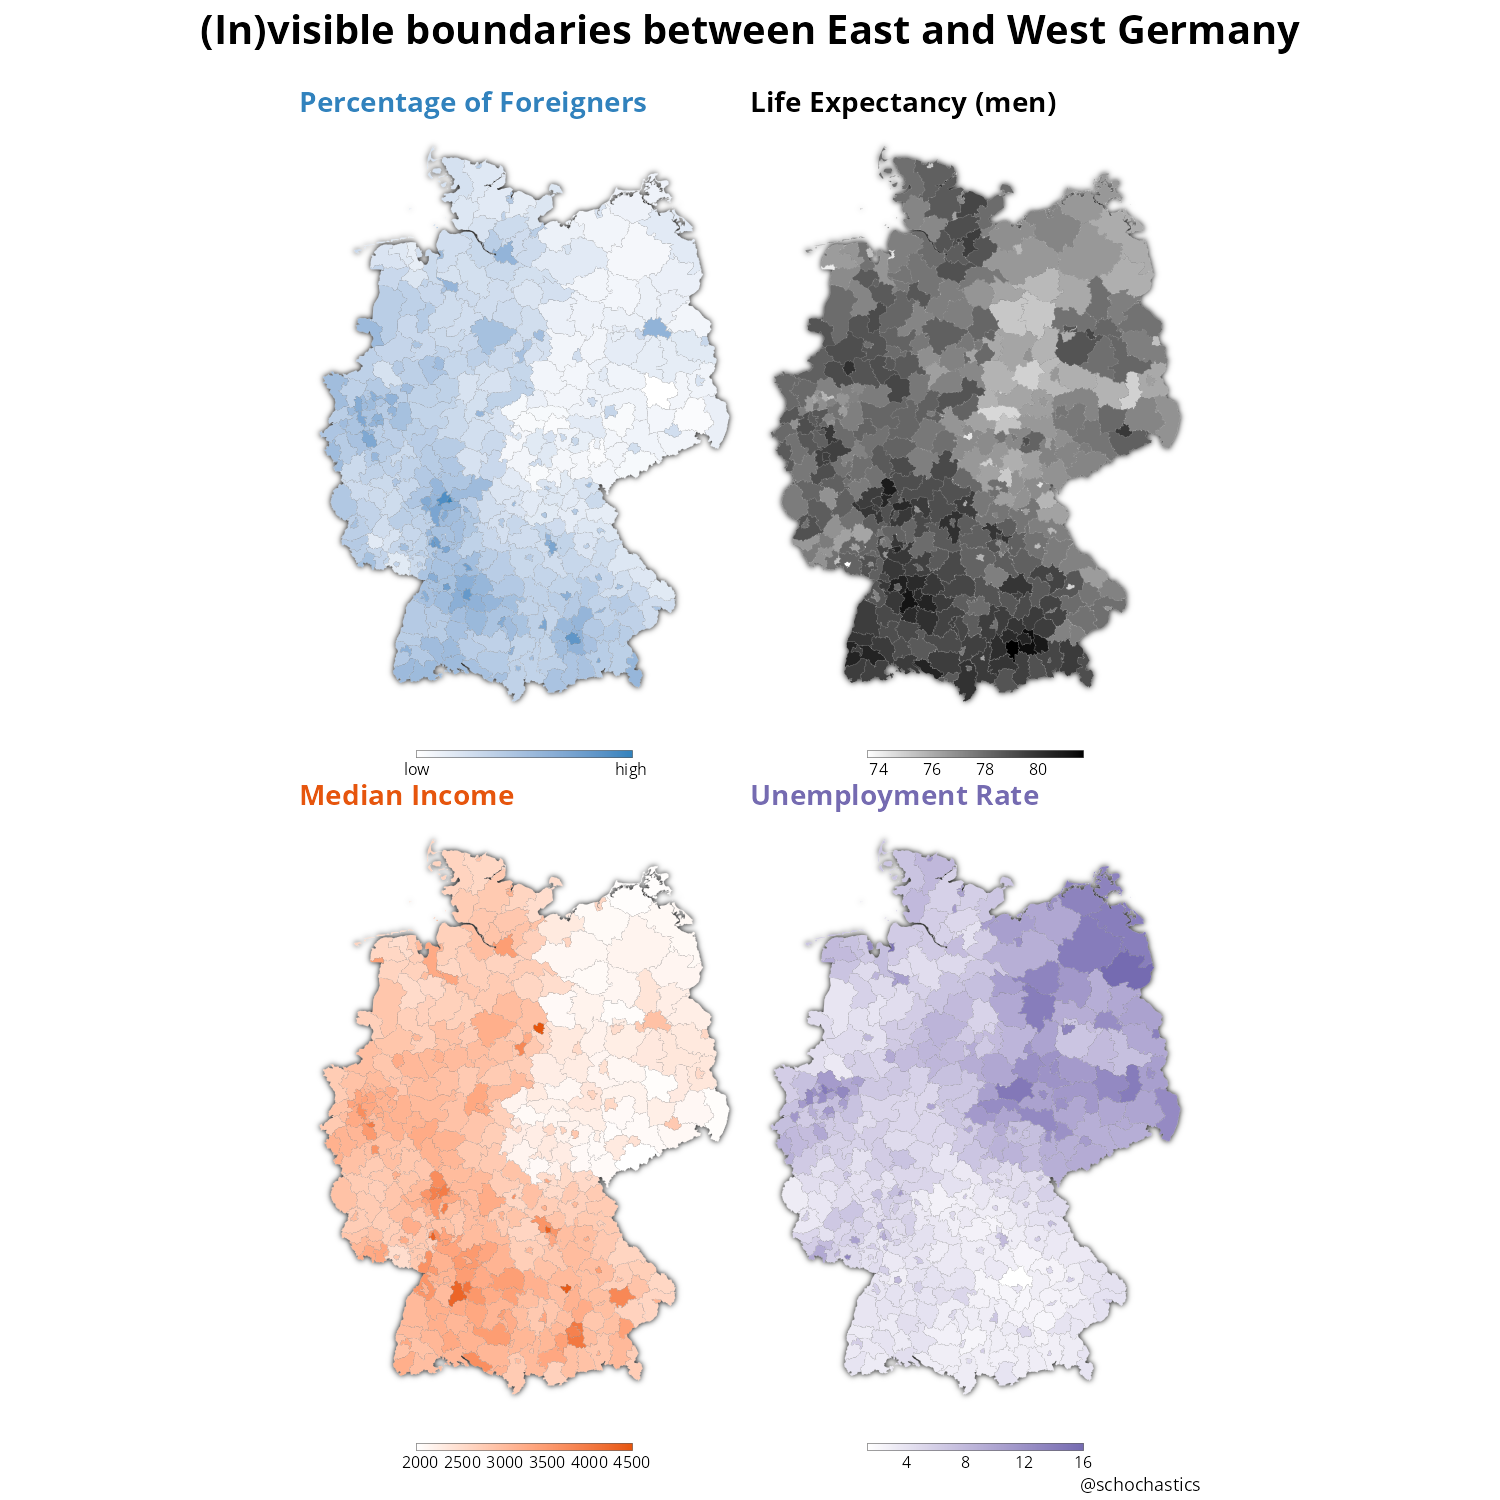

Here is the R script that generated this plot:
# https://www.landatlas.de/daten.html
# https://www.washingtonpost.com/news/worldviews/wp/2014/10/31/the-berlin-wall-fell-25-years-ago-but-germany-is-still-divided/
# https://www.zeit.de/feature/german-unification-a-nation-divided
library(tidyverse)
library(sf)
library(patchwork)

ger <- st_read("germany/georef-germany-kreis-millesime.shp")
ger$krs_code[ger$krs_code=="03159"] <- "03152"

clean_stats <- function(file){
  dat <- readxl::read_xlsx(file) %>% janitor::clean_names()
  dat$krs_code <- str_remove_all(as.character(dat$krs1214),"000$") %>% 
    str_replace_all("2e\\+06","02000") %>% 
    str_replace_all("1\\.1e\\+07","11000") %>% 
    str_pad(5,"left","0")
  dat <- dat %>% select(-ends_with("typ"))
  names(dat)[3] <- "value"
  select(dat,krs_code,value)
}
main_colors <- c("#3182bd","#31a354","#e6550d","#756bb1","black")
bev1 <- clean_stats("Bevoelkerung_Auslaender.xlsx")
# bev2 <- clean_stats("Bevoelkerung_insgesamt.xlsx")
bev3 <- clean_stats("Lebenserwartung_maennlich.xlsx")
bev4 <- clean_stats("Einkuenfte.xlsx")
bev5 <- clean_stats("ALQ_gemittelt.xlsx")

title_size <- 28
label_size <- 16

p1 <- ger %>% left_join(bev1,by="krs_code") %>% 
  ggplot()+
  ggfx::with_outer_glow(geom_sf(aes(fill=value),col="white",size=0.05))+
  scale_fill_gradient(low="white",high=main_colors[1],name="",trans="sqrt",
                      breaks=c(1,32),labels=c("low","high"))+
  theme_void()+
  theme(
    plot.title = element_text(size = title_size, colour = main_colors[1],family="Open Sans",face="bold"),
    legend.position = "bottom",
    plot.background = element_rect(fill="white",color=NA))+
  guides(fill = guide_colourbar(barwidth = 15, barheight = 0.5,ticks = FALSE,
                                frame.colour = "black",title.position = "top",
                                label.theme = element_text(size=label_size,family = "Open Sans")))+
  labs(title="Percentage of Foreigners")

p2 <- ger %>% left_join(bev3,by="krs_code") %>% 
  ggplot()+
  ggfx::with_outer_glow(geom_sf(aes(fill=value),col="white",size=0.05))+
  scale_fill_gradient(low="white",high="black",name="")+
  theme_void()+
  theme(
    plot.title = element_text(size = title_size, colour = "black",family="Open Sans",face="bold"),
    legend.position = "bottom",
    plot.background = element_rect(fill="white",color=NA))+
  guides(fill = guide_colourbar(barwidth = 15, barheight = 0.5,ticks = FALSE,
                                frame.colour = "black",title.position = "top",
                                label.theme = element_text(size=label_size,family = "Open Sans")))+
  labs(title="Life Expectancy (men)")

p3 <- ger %>% left_join(bev4,by="krs_code") %>% 
  ggplot()+
  ggfx::with_outer_glow(geom_sf(aes(fill=value),col="white",size=0.05))+
  scale_fill_gradient(low="white",high=main_colors[3],name="")+
  theme_void()+
  theme(
    plot.title = element_text(size = title_size, colour = main_colors[3],family="Open Sans",face="bold"),
    legend.position = "bottom",
    plot.background = element_rect(fill="white",color=NA))+
  guides(fill = guide_colourbar(barwidth = 15, barheight = 0.5,ticks = FALSE,
                                frame.colour = "black",title.position = "top",
                                label.theme = element_text(size=label_size,family = "Open Sans")))+
  labs(title="Median Income")

p4 <- ger %>% left_join(bev5,by="krs_code") %>% 
  ggplot()+
  ggfx::with_outer_glow(geom_sf(aes(fill=value),col="white",size=0.05))+
  scale_fill_gradient(low="white",high=main_colors[4],name="")+
  theme_void()+
  theme(
    plot.title = element_text(size = title_size, colour = main_colors[4],family="Open Sans",face="bold"),
    legend.position = "bottom",
    plot.background = element_rect(fill="white",color=NA))+
  guides(fill = guide_colourbar(barwidth = 15, barheight = 0.5,ticks = FALSE,
                                frame.colour = "black",title.position = "top",
                                label.theme = element_text(size=label_size,family = "Open Sans")))+
  labs(title="Unemployment Rate")


ragg::agg_png("22_boundaries.png",width=1500,height=1500)
p1+p2+p3+p4+plot_layout(ncol = 2,nrow = 2,)+
  plot_annotation(
    title="(In)visible boundaries between East and West Germany",
    caption="@schochastics",
    theme = theme(plot.caption = element_text(size=18,family="Open Sans"),
                  plot.title = element_text(size=40,family="Open Sans",face = "bold",hjust = 0.5,
                                            margin = margin(10,0,32,0)))
  )
dev.off()
